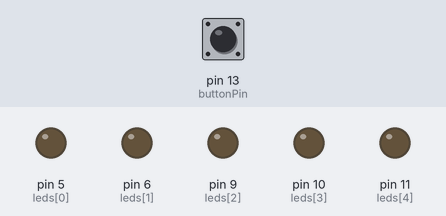
Bench run of a sketch on a simulated Arduino Uno, built with avr-gcc and run on an emulated ATmega328P. Parts: output pins drawn as LEDs (lit = HIGH). The inputs (shaded band) are chosen by the test bench; at power-on: pin 13 (buttonPin) LOW. Random numbers use the default seed unless the sketch sets one; what the sketch prints to the serial monitor is not drawn.

Above: at 0.1 s.
At 10.1 s:
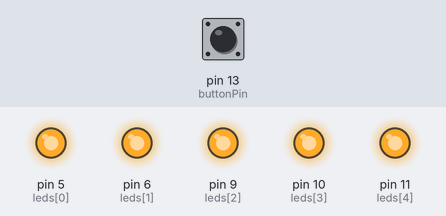
Timing chart, 0 to 11.6 s (numbered marks = the images above):
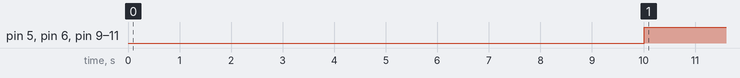

Measured:
- by itself, pin 5 (leds[0]), pin 6 (leds[1]), pin 9 (leds[2]), pin 10 (leds[3]), pin 11 (leds[4]): LOW → HIGH at 10.0 s

The sketch:

2._Display__not_in_use_.ino
```cpp
//int anime01() {
//  int currentMillis = millis();
//  ledSpeed = 100;
//  if (currentMillis - previousMillis > ledSpeed) {
//    for (int i = 0; i < 5; i++) {
//      ledsMax[i] = 1000;
//      ledsVal[i]++;
//      if (ledsVal[i] >= 255) {
//        ledsVal[i]--;
//      }
//    }
//    previousMillis = currentMillis;
//  }
//}
//
//int anime02() {
//  int currentTime = millis(); // check the time
//  ledSpeed = 600;
//  ledState = 1;
//  if (currentTime - prevLedTime >= ledSpeed) { //if enough time has gone by:
//    ledsDir[ledState] = 0;
//    ledState++;
//    if (ledState == 5) ledState = 0;
//    ledsDir[ledState] = 3;
//    x += 200;
//    //Serial.println(x);
//    prevLedTime = currentTime;
//  }
//  if (x - y >= 3000) {
//    ledsDir[ledState] = 0;
//    x = y;
//  }
//}
//
//
//
//int updateLED() {
//  unsigned long currentMillis = millis();
//  if (currentMillis - fadePreviousMillis >= fadeSpeed) {
//    for (int i = 0; i < pinCount; i++) {
//      switch (ledsDir[i]) {
//        case 0: // stay at 0 or fade down to 0
//          if (ledsVal[i] > 0) ledsVal[i]--;
//          break;
//        case 1: // fading up and down - up
//          ledsVal[i]++;
//          if (ledsVal[i] >= 255) ledsDir[i] = 2;
//          break;
//        case 2: // fading up and down - down
//          ledsVal[i]--;
//          if (ledsVal[i] <= 0) ledsDir[i] = 1;
//          break;
//        case 3: // stay at 255 or fade up to 255
//          if (ledsVal[i] < 255) ledsVal[i]++;
//          break;
//      }
//      int x = map(ledsVal[i], 0, 300, 0, 255);
//      analogWrite(leds[i], x);
//      fadePreviousMillis = currentMillis;
//    }
//  }
//}
```

1._mini_virtual_pet.ino
```cpp
//leds
int leds[] = { 5, 6, 9, 10, 11};
int ledCount = 5;
int ledSpeed = 500;
int ledState;
long previousMillis;
byte ledsVal[] = {0, 0, 0, 0, 0};
byte ledsDir[] = {0, 0, 0, 0, 0};
int x;
int y;
int ledsMax[] = {400, 400, 400, 400, 400};

int prevLedTime;
int fadeSpeed = 5;
int fadePreviousMillis;
int pinCount = 5;
int ledsSwitch;

//button
int buttonPin = 13;
int pressed = 0;
int buttonState = LOW;
int previousButtonState = HIGH;
long buttonInterval = 1000;
long previousTime;


//attention blinking variables
long blinkPrevTime;
int blinkInterval = 1000;


int petState;

void setup() {
  for (int i = 0; i < ledCount; i++) {
    pinMode(leds[i], OUTPUT);
  }
  pinMode(buttonPin, INPUT);
  Serial.begin(9600);
}

void loop() {

  logic();
//  updateLED();

}
```

3._logic.ino
```cpp
int logic() {
  for (int i = 0; i < ledCount; i++) {
    buttonState = digitalRead(buttonPin);
    long currentTime = millis();
    if (buttonState == HIGH && previousButtonState == LOW && currentTime - previousTime > buttonInterval) {
      if (pressed == 0) {
        pressed = 1;
        x = 0;
      } else {
        pressed = 0;
      }
      previousTime = currentTime;
    }

    Serial.println(currentTime - previousTime);
    if (currentTime - previousTime >= 10000) { //blink leds after 10 seconds
      long blinkCurrentTime = millis();
      digitalRead(leds[i]);
      if (blinkCurrentTime - blinkPrevTime >= blinkInterval) {
        if (blinkInterval <= 500) { //blink interval counts down until < 500
          blinkInterval == 400;
          blinkInterval -= 0;
        } else {
          blinkInterval -= random(100, 500); //blink interval counts down w/ random #
        }
        if (leds[i] == HIGH) { //if on, turn off
          digitalWrite(leds[0], LOW);
          digitalWrite(leds[1], LOW);
          digitalWrite(leds[2], LOW);
          digitalWrite(leds[3], LOW);
          digitalWrite(leds[4], LOW);
        } else { //else turn on
          digitalWrite(leds[0], HIGH);
          digitalWrite(leds[1], HIGH);
          digitalWrite(leds[2], HIGH);
          digitalWrite(leds[3], HIGH);
          digitalWrite(leds[4], HIGH);
        }
        blinkPrevTime = blinkCurrentTime;
      }
    }
    previousButtonState = buttonState; //resets button + time
  }


}
```
